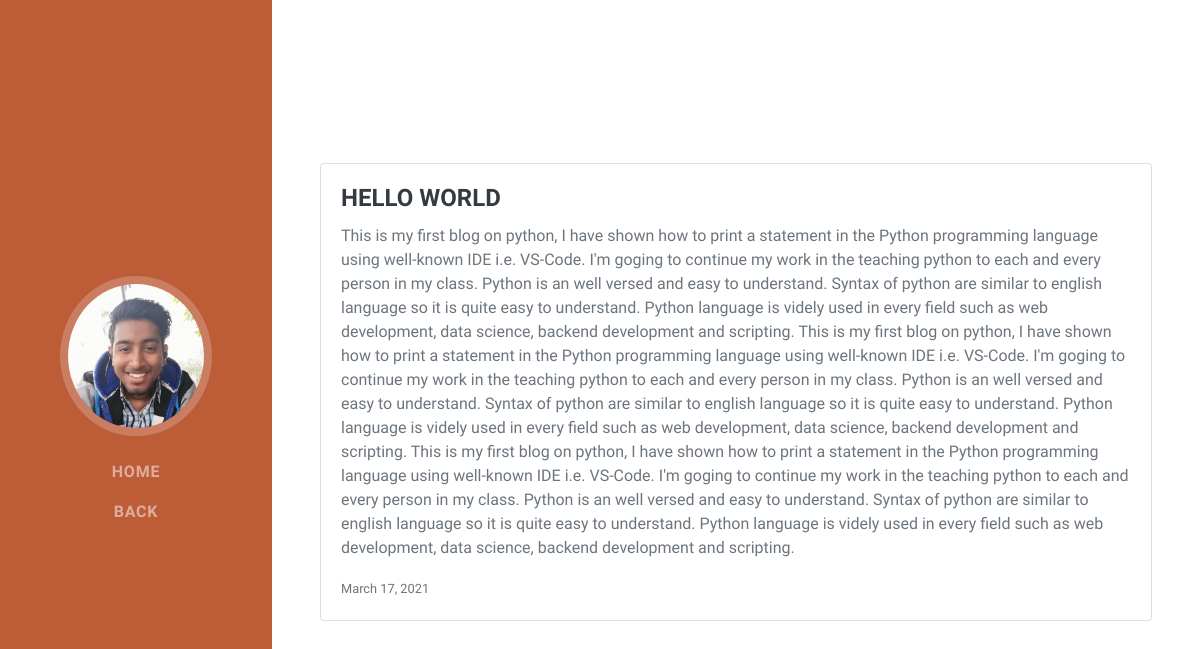
The page /blog/1 on the database its author committed.
### blog/models.py (models this page shows, shortened)
class Blog(models.Model):
    title = models.CharField(max_length=50)
    description = models.TextField()
    date = models.DateField()

### blog/views.py (the view)
# urls.py: path('<int:blog_id>', views.blog_detail, name='blog_detail'),
def blog_detail(request, blog_id):
    blog = get_object_or_404(Blog,id=blog_id)
    context = {
        'blog':blog
    }
    return render(request,'blog/blog_detail.html',context)

### blog/templates/blog/blog_detail.html (shortened to what this page needs)
<!DOCTYPE html>
{% load static %}
<html lang="en">
    <head>
        <link href="{% static 'css/styles.css' %}" rel="stylesheet" />
    </head>
    <body id="page-top">
        <nav class="navbar navbar-expand-lg navbar-dark bg-primary fixed-top" id="sideNav">
            <a class="navbar-brand js-scroll-trigger" href="#page-top">
                <span class="d-none d-lg-block"><img class="img-fluid img-profile rounded-circle mx-auto mb-2" src="{% static 'assets/img/profile_pic2.jpg' %}" alt="" /></span>
            </a>
            <div class="collapse navbar-collapse" id="navbarSupportedContent">
                <ul class="navbar-nav">
                    <li class="nav-item"><a class="nav-link js-scroll-trigger" href="{% url 'index' %}">Home</a></li>
                    <li class="nav-item"><a class="nav-link js-scroll-trigger" href="{% url 'blog:all_blogs' %}">Back</a></li>
                </ul>
            </div>
        </nav>
            <section class="resume-section" id="projects">
                <div class="resume-section-content">
                    <div class="card mb-3">
                        <div class="card-body">
                          <h4 class="card-title">{{ blog.title }}</h4>
                          <p class="card-text">{{blog.description}}</p>
                          <p class="card-text"><small class="text-muted">{{blog.date}}</small></p>
                        </div>
                      </div>
                </div>
            </section>
    </body>
</html>

### rows shown on the page
Blog: title "HELLO WORLD", description "This is my first blog on python, I have shown how to print a statement in the Python programming language using well-known IDE i.e. VS-Code. I'm goging to continue my work in the teaching python to each and every person in my class. Python is an well versed and easy to understand. Syntax of python are similar to english language so it is quite easy to understand. Python language is videly used in every field such as web development, data science, backend development and scripting. This is my first blog on python, I have shown how to print a statement in the Python programming language using well-known IDE i.e. VS-Code. I'm goging to continue my work in the teaching python to each and every…", date "March 17, 2021"
